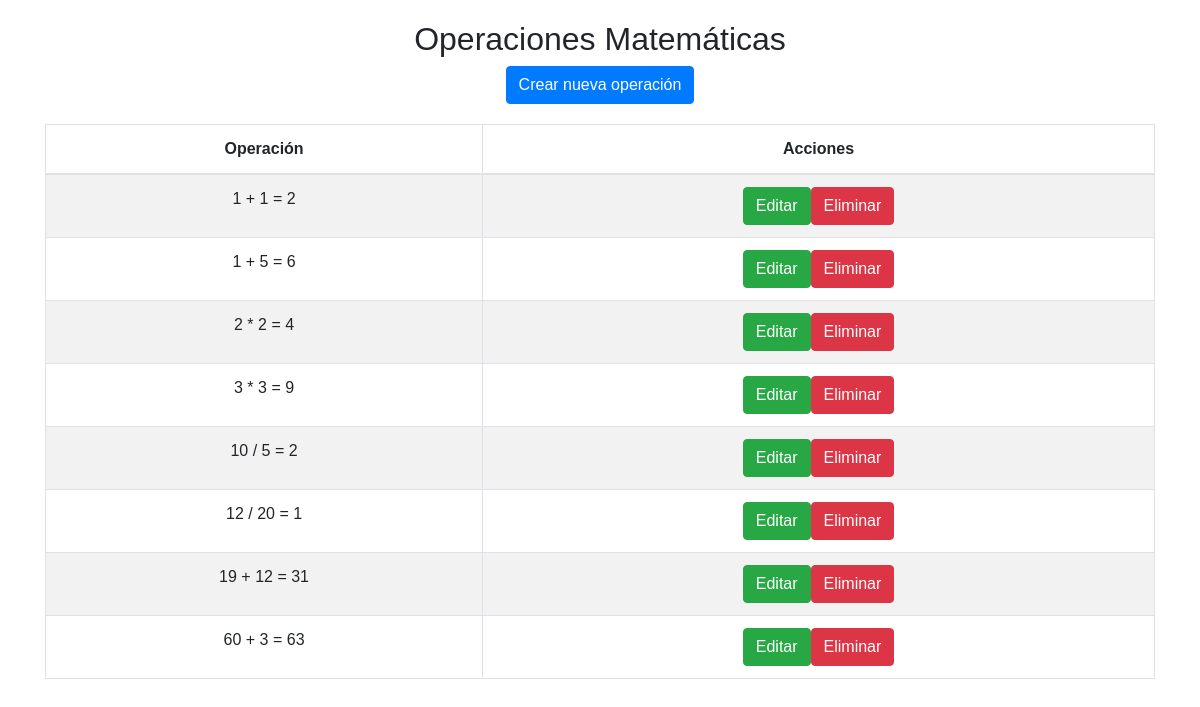
The page / on the database its author committed.
### tables this page shows
CREATE TABLE `operaciones` (
  `id` int(11) NOT NULL,
  `numero1` int(11) NOT NULL,
  `operacion` varchar(10) NOT NULL,
  `numero2` int(11) NOT NULL,
  `resultado` int(11) NOT NULL
);

### application/controllers/Main.php (called while the page is built, shortened)
<?php
class Main extends CI_Controller
{
	function __construct()
	{
		$this->load->model('model_main');
	}
	public function index()
	{
		$r = $this->model_main->consulta();
		$data["r"] = $r;
		$this->load->view('index', $data);
	}
}

### index.php (called while the page is built, shortened)
<?php
require_once BASEPATH.'core/CodeIgniter.php';

### application/models/Model_main.php (called while the page is built, shortened)
<?php
class Model_main extends CI_Model{
    private $table='operaciones';
    function consulta(){
        $this->db->select("id, numero1, numero2, resultado, operacion");
        $this->db->from($this->table);
        return $this->db->get()->result();
    }
}

### application/views/index.php (the view, shortened to what this page needs)
<!DOCTYPE html>
<html>
<head>
    <link rel="stylesheet" href="https://stackpath.bootstrapcdn.com/bootstrap/4.5.2/css/bootstrap.min.css">
</head>
<body>
    <div class="container">
        <h2>Operaciones Matemáticas</h2>
        <a class="btn btn-primary create-link" href="http://localhost/crudcodelgniter/index.php/main/crear/">Crear nueva operación</a>
        <table class="table table-bordered table-striped">
            <thead>
                <tr>
                    <th>Operación</th>
                    <th>Acciones</th>
                </tr>
            </thead>
            <tbody>
                <?php
                foreach ($r as $item) {
                    echo '<tr>';
                    echo '<td>' . $item->numero1 . ' ' . $item->operacion . ' ' . $item->numero2 . ' = ' . $item->resultado . '</td>';
                    echo '<td>';
                    echo '<a class="btn btn-success" href="http://localhost/crudcodelgniter/index.php/main/editar/' . $item->id . '">Editar</a>';
                    echo '<a class="btn btn-danger" href="http://localhost/crudcodelgniter/index.php/main/eliminar/' . $item->id . '">Eliminar</a>';
                    echo '</td>';
                    echo '</tr>';
                }
                ?>
            </tbody>
        </table>
    </div>
</body>
</html>

### application/views/index.php (style rules this page uses)
body { font-family: Arial, sans-serif; text-align: center; margin: 20px; }
.create-link { margin-bottom: 20px; }

### rows shown on the page
operaciones: numero1 "1", operacion "+", numero2 "1", resultado "2"
operaciones: numero1 "1", operacion "+", numero2 "5", resultado "6"
operaciones: numero1 "2", operacion "*", numero2 "2", resultado "4"
operaciones: numero1 "3", operacion "*", numero2 "3", resultado "9"
operaciones: numero1 "10", operacion "/", numero2 "5", resultado "2"
operaciones: numero1 "12", operacion "/", numero2 "20", resultado "1"
operaciones: numero1 "19", operacion "+", numero2 "12", resultado "31"
operaciones: numero1 "60", operacion "+", numero2 "3", resultado "63"
